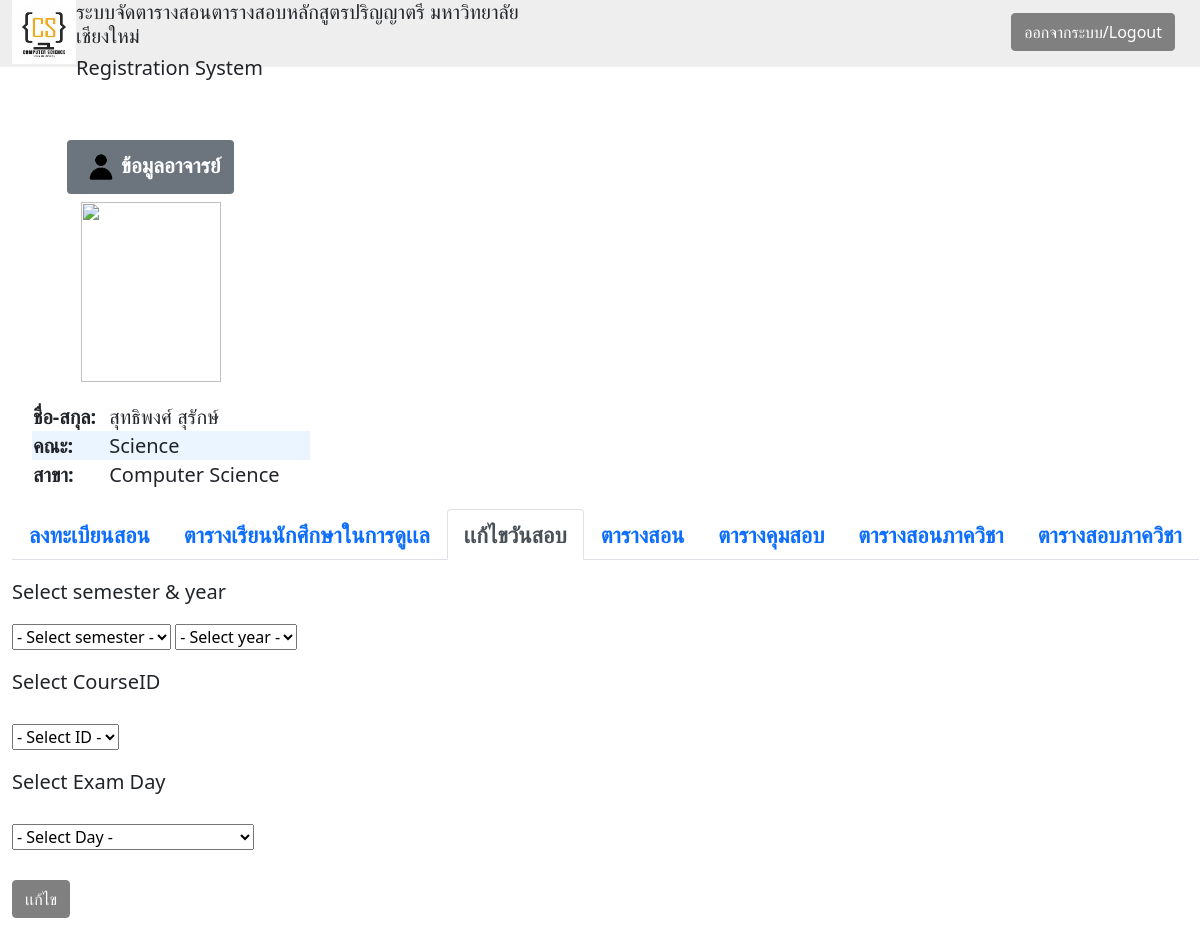
The app's page /RegWeb/ModifyExamTeacher.php (signed in) with its own data.
### tables this page shows
CREATE TABLE `teacher` (
  `t_ID` varchar(10) NOT NULL,
  `t_fname` varchar(30) NOT NULL,
  `t_lname` varchar(30) NOT NULL,
  `dt_ID` varchar(3) NOT NULL,
  `t_email` varchar(30) NOT NULL,
  `type` varchar(1) NOT NULL
);

CREATE TABLE `faculty` (
  `fac_ID` varchar(2) NOT NULL,
  `fac_name` varchar(30) NOT NULL
);

CREATE TABLE `department` (
  `dept_ID` varchar(3) NOT NULL,
  `dept_name` varchar(30) NOT NULL,
  `fac_ID` varchar(2) NOT NULL
);

### RegWeb/ModifyExamTeacher.php (the view, shortened to what this page needs)
<?php include 'connect.php'; ?>
<?php
$username = $_SESSION['username_teacher'];
$teacher_info = "SELECT * FROM teacher,department,faculty where t_email = '$username' AND teacher.dt_ID = department.dept_ID AND department.fac_ID = faculty.fac_ID";
$rlt = mysqli_query($connect,$teacher_info);
?>
<html>
<link href="https://cdn.jsdelivr.net/npm/bootstrap@5.1.0/dist/css/bootstrap.min.css" rel="stylesheet">
<head></head>
<div class="container-fluid" style = "background-color: #eee; height:67px;">
    <div class="row">
        <div class="col-sm">
            <img src = "picture/logo.png" width = "64" height = "64" style = "float: left;">
            <div style = "margin:"><h5>ระบบจัดตารางสอนตารางสอบหลักสูตรปริญญาตรี มหาวิทยาลัยเชียงใหม่</h5>
            <h5>Registration System</h5></div>
        </div>
        <div class="col-sm" style = "text-align: right; margin: 13px">
            <a style ="background-color:grey; border-color:grey;" href="http://127.0.0.1/RegWeb/Logout1.php" class="btn btn-primary" tabindex="-1" role="button" aria-disabled="true">ออกจากระบบ/Logout</a>
        </div>
    </div>
</div>
<body>
<div class="container-fluid">
    <div class="row" style = "top: 15%; position: absolute;">
        <div class="col-md-auto" style =  " text-align: center;">
            <h3><span class="badge bg-secondary"><img src="picture/user_icon.png" width = "30" height = "30" style = "margin: 5px; ">ข้อมูลอาจารย์</span><h3>
            <img src=<?="picture/",$username,'.jpg'?> width = "140" height = "180">
             <table style = "text-align: left; margin: 20; font-size:20px;">
             <?php foreach($rlt as $data){ ?>
                <tr>
                    <td><strong>ชื่อ-สกุล: </strong></td>
                    <td><?=$data['t_fname'],' ',$data['t_lname']?></td>
                </tr>
                <tr>
                    <td><strong>คณะ: </strong></td>
                    <td><?=$data['fac_name']?></td>
                </tr>
                <tr>
                    <td><strong>สาขา: </strong></td>
                    <td><?=$data['dept_name']?></td>
                </tr>
                <?php } ?>
             </table>
        </div>
        <div class="col-md-auto" style =  "text-align: left;">
            <ul class="nav nav-tabs" style="font-size:22px; font-weight:bold;">
                <li class="nav-item">
                    <a class="nav-link" href="http://127.0.0.1/RegWeb/EnrollTeach.php">ลงทะเบียนสอน</a>
                </li>
                <li class="nav-item">
                    <a class="nav-link" href="http://127.0.0.1/RegWeb/TeacherInfo.php">ตารางเรียนนักศึกษาในการดูเเล</a>
                </li>
                <li class="nav-item">
                    <a class="nav-link active" href="http://127.0.0.1/RegWeb/ModifyExamTeacher.php">เเก้ไขวันสอบ</a>
                </li>
                <li class="nav-item">
                    <a class="nav-link" href="http://127.0.0.1/RegWeb/TeacherTeachTable.php">ตารางสอน</a>
                </li>
                <li class="nav-item">
                    <a class="nav-link" href="http://127.0.0.1/RegWeb/TeacherExamTable.php">ตารางคุมสอบ</a>
                </li>
                <li class="nav-item">
                    <a class="nav-link" href="http://127.0.0.1/RegWeb/DeptTeachTeacher.php">ตารางสอนภาควิชา</a>
                </li>
                <li class="nav-item">
                    <a class="nav-link" href="http://127.0.0.1/RegWeb/DeptExamTeacher.php">ตารางสอบภาควิชา</a>
                </li>
            </ul>
            <form method = "POST" action = "UpdateExam.php" >
                <h5><label for='type' class = 'col-sm-3 control-label' style = "margin-top: 20;">Select semester & year</label></h5>
                <div class = 'from-group'>
                    <div class="clo-sm-12" style="margin-top: 20;">
                        <select name="semester" class="form-contorl" required>
                            <option value="" selected="selected">- Select semester -</option>
                        </select>
                        <select name="year" class="form-contorl" required>
                            <option value="" selected="selected">- Select year -</option>
                        </select>
                    </div>
                </div>
                <h5><label for='type' class = 'col-sm-3 control-label' style = "margin-top: 20;">Select CourseID</label></h5>
                <div style="margin-top: 30;">
                    <div class = 'from-group'>
                        <div class="clo-sm-12" style="margin-top: 30;">
                            <select name="courseID" class="form-contorl">
                                <option value="" selected="selected">- Select ID -</option>
                            </select>
                        </div>
                    </div>
                </div>
                <h5><label for='type' class = 'col-sm-3 control-label' style = "margin-top: 20;">Select Exam Day</label></h5>
                <div style="margin-top: 30;">
                    <div class = 'from-group'>
                        <div class="clo-sm-12" style="margin-top: 30;">
                            <select name="examday" class="form-contorl">
                                <option value="" selected="selected">- Select Day -</option>
                            </select>
                        </div>
                    </div>
                </div>
                <button style ="background-color:grey; border-color:grey; margin-top: 30;" type="search" class="btn btn-primary" onclick = "alert('Modify success')">เเก้ไข</button>
            </form>
        </div>
    </div>
</div>
</body>
</html>

### RegWeb/ModifyExamTeacher.php (style rules this page uses)
table { border-collapse: collapse; width: 100%; }
tr:nth-child(even) { background-color: #EBF5FF; }

### records on screen
teacher: t_fname "สุทธิพงศ์", t_lname "สุรักษ์", faculty.fac_name "Science", dt_ID.dept_name "Computer Science"
